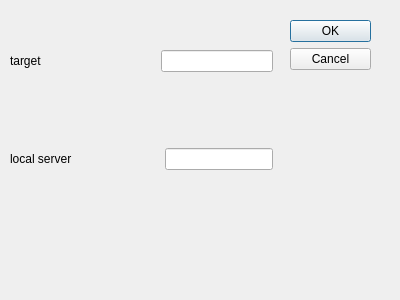
<?xml version="1.0" encoding="UTF-8"?>
<ui version="4.0">
 <class>RCEDialog</class>
 <widget class="QDialog" name="RCEDialog">
  <property name="geometry">
   <rect>
    <x>0</x>
    <y>0</y>
    <width>400</width>
    <height>300</height>
   </rect>
  </property>
  <property name="windowTitle">
   <string>RCE</string>
  </property>
  <widget class="QDialogButtonBox" name="buttonBox">
   <property name="geometry">
    <rect>
     <x>290</x>
     <y>20</y>
     <width>81</width>
     <height>241</height>
    </rect>
   </property>
   <property name="orientation">
    <enum>Qt::Vertical</enum>
   </property>
   <property name="standardButtons">
    <set>QDialogButtonBox::Cancel|QDialogButtonBox::Ok</set>
   </property>
  </widget>
  <widget class="QWidget" name="">
   <property name="geometry">
    <rect>
     <x>10</x>
     <y>50</y>
     <width>263</width>
     <height>120</height>
    </rect>
   </property>
   <layout class="QVBoxLayout" name="verticalLayout">
    <item>
     <layout class="QHBoxLayout" name="horizontalLayout_2">
      <item>
       <widget class="QLabel" name="label">
        <property name="text">
         <string>target</string>
        </property>
       </widget>
      </item>
      <item>
       <spacer name="horizontalSpacer">
        <property name="orientation">
         <enum>Qt::Horizontal</enum>
        </property>
        <property name="sizeHint" stdset="0">
         <size>
          <width>40</width>
          <height>20</height>
         </size>
        </property>
       </spacer>
      </item>
      <item>
       <widget class="QLineEdit" name="lineEdit"/>
      </item>
     </layout>
    </item>
    <item>
     <spacer name="verticalSpacer">
      <property name="orientation">
       <enum>Qt::Vertical</enum>
      </property>
      <property name="sizeHint" stdset="0">
       <size>
        <width>20</width>
        <height>40</height>
       </size>
      </property>
     </spacer>
    </item>
    <item>
     <layout class="QHBoxLayout" name="horizontalLayout_3">
      <item>
       <widget class="QLabel" name="label_2">
        <property name="text">
         <string>local server</string>
        </property>
       </widget>
      </item>
      <item>
       <spacer name="horizontalSpacer_2">
        <property name="orientation">
         <enum>Qt::Horizontal</enum>
        </property>
        <property name="sizeHint" stdset="0">
         <size>
          <width>40</width>
          <height>20</height>
         </size>
        </property>
       </spacer>
      </item>
      <item>
       <widget class="QLineEdit" name="lineEdit_2"/>
      </item>
     </layout>
    </item>
   </layout>
  </widget>
 </widget>
 <resources/>
 <connections>
  <connection>
   <sender>buttonBox</sender>
   <signal>accepted()</signal>
   <receiver>RCEDialog</receiver>
   <slot>accept()</slot>
   <hints>
    <hint type="sourcelabel">
     <x>248</x>
     <y>254</y>
    </hint>
    <hint type="destinationlabel">
     <x>157</x>
     <y>274</y>
    </hint>
   </hints>
  </connection>
  <connection>
   <sender>buttonBox</sender>
   <signal>rejected()</signal>
   <receiver>RCEDialog</receiver>
   <slot>reject()</slot>
   <hints>
    <hint type="sourcelabel">
     <x>316</x>
     <y>260</y>
    </hint>
    <hint type="destinationlabel">
     <x>286</x>
     <y>274</y>
    </hint>
   </hints>
  </connection>
 </connections>
</ui>
